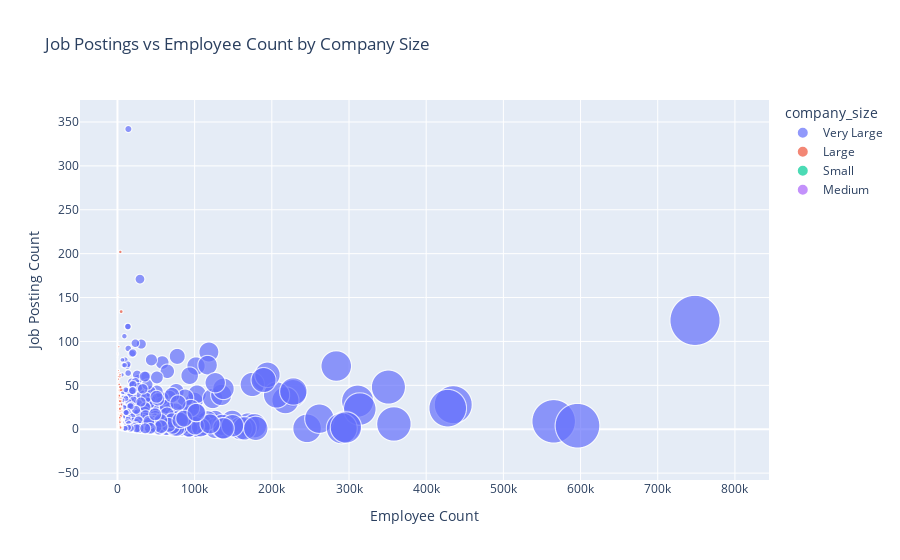

Notebook cell for this chart:
### Code cell
fig = px.scatter(
    postings_with_employee_count,
    x="employee_count",
    y="job_posting_count",
    size="employee_count",
    color="company_size",
    hover_name="company_name",
    title="Job Postings vs Employee Count by Company Size",
    labels={"employee_count": "Employee Count", "job_posting_count": "Job Posting Count"},
    size_max=50
)

# Show the plot
fig.show()

### Figure 1 — Plotly figure (JSON) as saved in the notebook; plotly's stock layout.template omitted (floating-point values rounded to 4 significant figures; data arrays with more than 128 entries replaced by an {"elided": "..."} marker saying what was removed)
{"data": [{"hovertemplate": "<b>%{hovertext}</b><br><br>company_size=Very Large<br>Employee Count=%{marker.size}<br>Job Posting Count=%{y}<extra></extra>", "hovertext": {"elided": "1257 str values"}, "legendgroup": "Very Large", "marker": {"color": "#636efa", "size": {"elided": "1257 int values"}, "sizemode": "area", "sizeref": 299.3, "symbol": "circle"}, "mode": "markers", "name": "Very Large", "showlegend": true, "type": "scattergl", "x": {"elided": "1257 int values"}, "xaxis": "x", "y": {"elided": "1257 int values"}, "yaxis": "y"}, {"hovertemplate": "<b>%{hovertext}</b><br><br>company_size=Large<br>Employee Count=%{marker.size}<br>Job Posting Count=%{y}<extra></extra>", "hovertext": {"elided": "2576 str values"}, "legendgroup": "Large", "marker": {"color": "#EF553B", "size": {"elided": "2576 int values"}, "sizemode": "area", "sizeref": 299.3, "symbol": "circle"}, "mode": "markers", "name": "Large", "showlegend": true, "type": "scattergl", "x": {"elided": "2576 int values"}, "xaxis": "x", "y": {"elided": "2576 int values"}, "yaxis": "y"}, {"hovertemplate": "<b>%{hovertext}</b><br><br>company_size=Small<br>Employee Count=%{marker.size}<br>Job Posting Count=%{y}<extra></extra>", "hovertext": {"elided": "3200 str values"}, "legendgroup": "Small", "marker": {"color": "#00cc96", "size": {"elided": "3200 int values"}, "sizemode": "area", "sizeref": 299.3, "symbol": "circle"}, "mode": "markers", "name": "Small", "showlegend": true, "type": "scattergl", "x": {"elided": "3200 int values"}, "xaxis": "x", "y": {"elided": "3200 int values"}, "yaxis": "y"}, {"hovertemplate": "<b>%{hovertext}</b><br><br>company_size=Medium<br>Employee Count=%{marker.size}<br>Job Posting Count=%{y}<extra></extra>", "hovertext": {"elided": "3219 str values"}, "legendgroup": "Medium", "marker": {"color": "#ab63fa", "size": {"elided": "3219 int values"}, "sizemode": "area", "sizeref": 299.3, "symbol": "circle"}, "mode": "markers", "name": "Medium", "showlegend": true, "type": "scattergl", "x": {"elided": "3219 int values"}, "xaxis": "x", "y": {"elided": "3219 int values"}, "yaxis": "y"}], "layout": {"legend": {"itemsizing": "constant", "title": {"text": "company_size"}, "tracegroupgap": 0}, "title": {"text": "Job Postings vs Employee Count by Company Size"}, "xaxis": {"anchor": "y", "domain": [0, 1], "title": {"text": "Employee Count"}}, "yaxis": {"anchor": "x", "domain": [0, 1], "title": {"text": "Job Posting Count"}}}}
